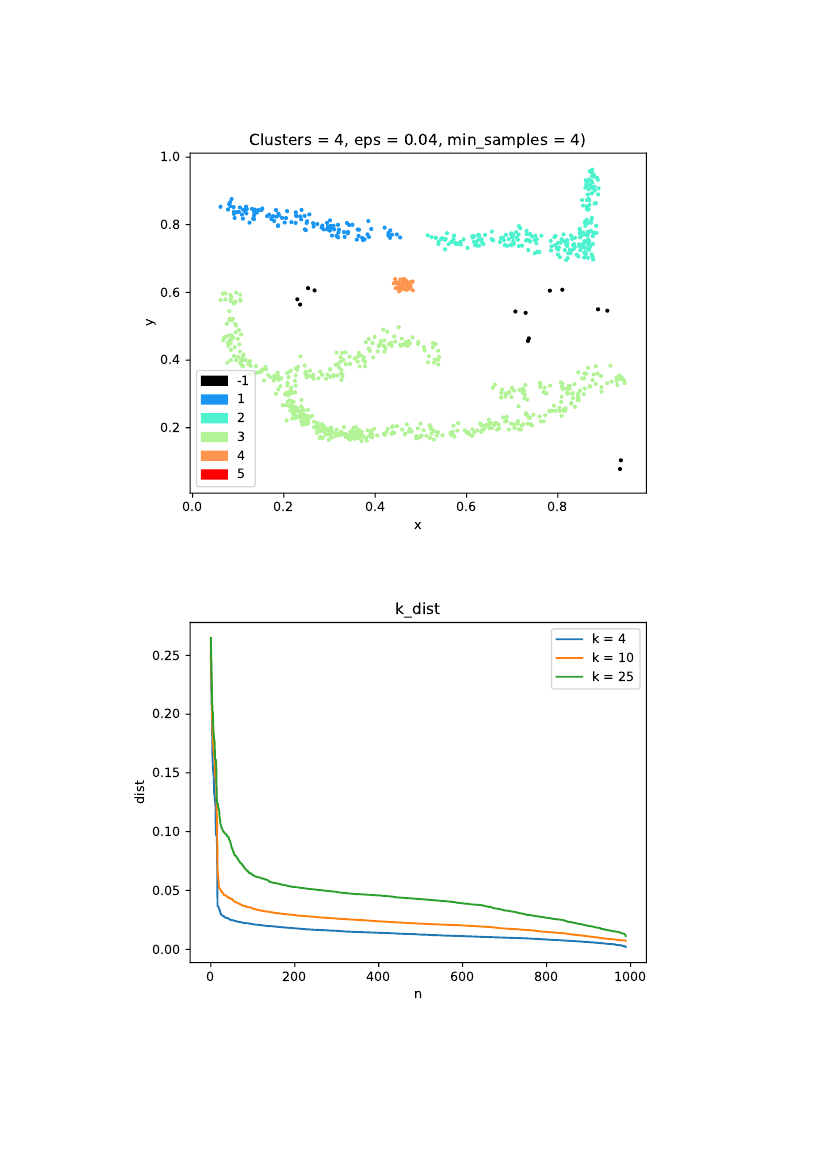

Write Python code to recreate this figure.
import Orange
import matplotlib.pylab as plt
import matplotlib.patches as mpatches
import time
import numpy as np
import sklearn.neighbors as sknei
from matplotlib.backends.backend_pdf import PdfPages


class DBSCAN:
    def __init__(self, min_samples=4, eps=0.1, metric='euclidean'):
        """
        Initialize DBSCAN
        :param min_samples: (integer) minimal number of neighbours
                            within distance eps for point to become a core
        :param eps: float (min distance)
        :param metric: string (type of metric used for measuring distance)
        """
        self.min_samples = min_samples
        self.eps = eps
        self.metric = metric

    def fit_predict(self, X):
        """
        Performs clustering on data X and returns cluster labels
        :param X: array with data
        :return: array of cluster labels
        """
        print("# Fit predict ( eps = ", self.eps, ", min_samples = ", self.min_samples, ") ...")
        start_time = time.time()

        clusters = 0
        labels = [0] * len(X)
        tree = sknei.KDTree(X)
        for i in range(len(X)):
            if labels[i] > 0:  # point is already marked
                continue

            # get indexes of X[i] neighbours within the distance eps
            if self.metric == 'euclidean':
                N = tree.query_radius([X[i]], r=self.eps)[0]
            if len(N) < self.min_samples:  # mark as a noise
                labels[i] = -1
                continue
            clusters += 1
            labels[i] = clusters
            index = 0
            while index < len(N):  # over all neighbours of point X[i]
                if labels[N[index]] > 0:  # neighbour is already in the cluster
                    index += 1
                    continue
                labels[N[index]] = clusters

                # get indexes of X[N[index]] neighbours within the distance eps
                if self.metric == 'euclidean':
                    Nq = tree.query_radius([X[N[index]]], r=self.eps)[0]
                if len(Nq) >= self.min_samples:
                    for n in Nq:
                        if n not in N:
                            N = np.append(N, n)
                index += 1

        print("#", clusters, " clusters found.")
        print("# Fit predict finished in ", (time.time() - start_time), " sec.")
        return np.array(labels)

    def k_dist(self, X, metric='euclidean', k=2):
        """
        Calculates distances to k-th closest neighbour for all cases
        :param X: array with data
        :param metric: type of metric used for measuring distances
        :param k: number of neighbours
        :return: sorted array of distances to k-th closest neighbour
        """
        print("# Calculating distances to k-th closest neighbour ...")
        tree = sknei.KDTree(X)
        dists = []
        for i in range(len(X)):
            if metric == 'euclidean':
                dist, ind = tree.query([X[i]], k=(k + 1), return_distance=True)
                dists.append(dist[0][k])

        print("# Distances successfully calculated.")
        return np.array(sorted(dists, reverse=True))


def load_data(file_name):
    """
    Loads data from the file with name 'filename'
    :param file_name (string)
    :return: data (array)
    """
    data = Orange.data.Table(file_name)
    return data


def plot_clusters(X, labels, title, name):
    """
    Plots data with points colored according to their cluster label
    :param X: array of data
    :param labels: array of labels
    :param title: plot title
    :param name: name of input data
    """
    print("# Plotting data ...")
    pdf = PdfPages(name + '_clusters.pdf')
    fig = plt.figure()

    colours = get_cmap(len(set(labels)) + 1)    # get colors
    for i in range(len(X)):
        if labels[i] > 0:
            plt.scatter(X[i][0], X[i][1], 5, color=colours(labels[i]))
        elif labels[i] == -1:  # noise
            plt.scatter(X[i][0], X[i][1], 5, color='black')
    plt.title(title)

    # add legend
    patches = [mpatches.Patch(color='black', label='-1')]
    for i in range(1, len(set(labels)) + 1):
        patches.append(mpatches.Patch(color=colours(i), label=str(i)))
    plt.legend(handles=patches)

    plt.xlabel('x')
    plt.ylabel('y')
    pdf.savefig(fig)
    plt.clf()
    pdf.close()
    print("# Data successfully plotted")


def plot_k_dist(k_dist, k):
    """
    Displays plot with distances
    :param k_dist: array of distances to k-th closest vector
    :param k: cluster id
    """
    x = list(range(len(k_dist)))
    plt.plot(x, k_dist, label="k = " + str(k))


def calculate_k_dists(X, name):
    """
    Plots k_distances for different k-s
    :param X: array of data
    :param name: name of input data
    """
    pdf = PdfPages(name + '_graphs.pdf')
    fig = plt.figure()

    for i in [4, 10, 25]:   # for different k-s
        k_dists = dbscan.k_dist(X, 'euclidean', i)
        plot_k_dist(k_dists, i)
    plt.title('k_dist')
    plt.xlabel('n')
    plt.ylabel('dist')
    plt.legend()
    pdf.savefig(fig)
    plt.clf()
    pdf.close()


def plot_data(X):
    """
    Plots data
    :param X: array of data
    """
    X = np.array(X)
    plt.scatter(X[:, 0], X[:, 1])
    plt.show()


def get_cmap(n, name='rainbow'):
    """
    Returns n different colours
    src: https://stackoverflow.com/questions/14720331/how-to-generate-random-colors-in-matplotlib
    :param n: number of colours
    :param name: type
    :return: n different colours
    """
    return plt.cm.get_cmap(name, n)


if __name__ == "__main__":
    data_name = 'sample_data'
    data = load_data(data_name + '.tab')
    # data_name = 'iris'
    # data = sklearn.datasets.load_iris().data[:, (2, 3)]

    eps_ = 0.04
    min_samples_ = 4

    # perform dbscan
    dbscan = DBSCAN(eps=eps_, min_samples=min_samples_)
    labels = dbscan.fit_predict(data)

    # plot k_dists for different k-s
    calculate_k_dists(data, data_name)

    # plot clusters
    title = "Clusters = " + str(len(set(labels) - {-1})) + ", eps = " + str(eps_) \
            + ", min_samples = " + str(min_samples_) + ")"
    plot_clusters(data, labels, title, data_name)

